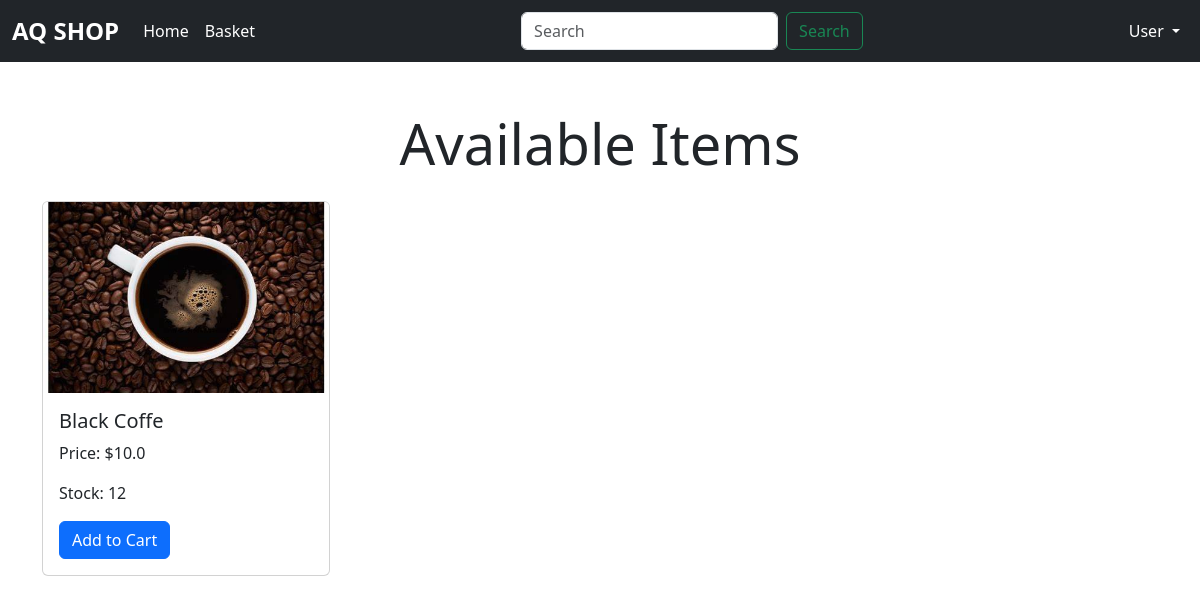
The app's page / (signed in), older data.
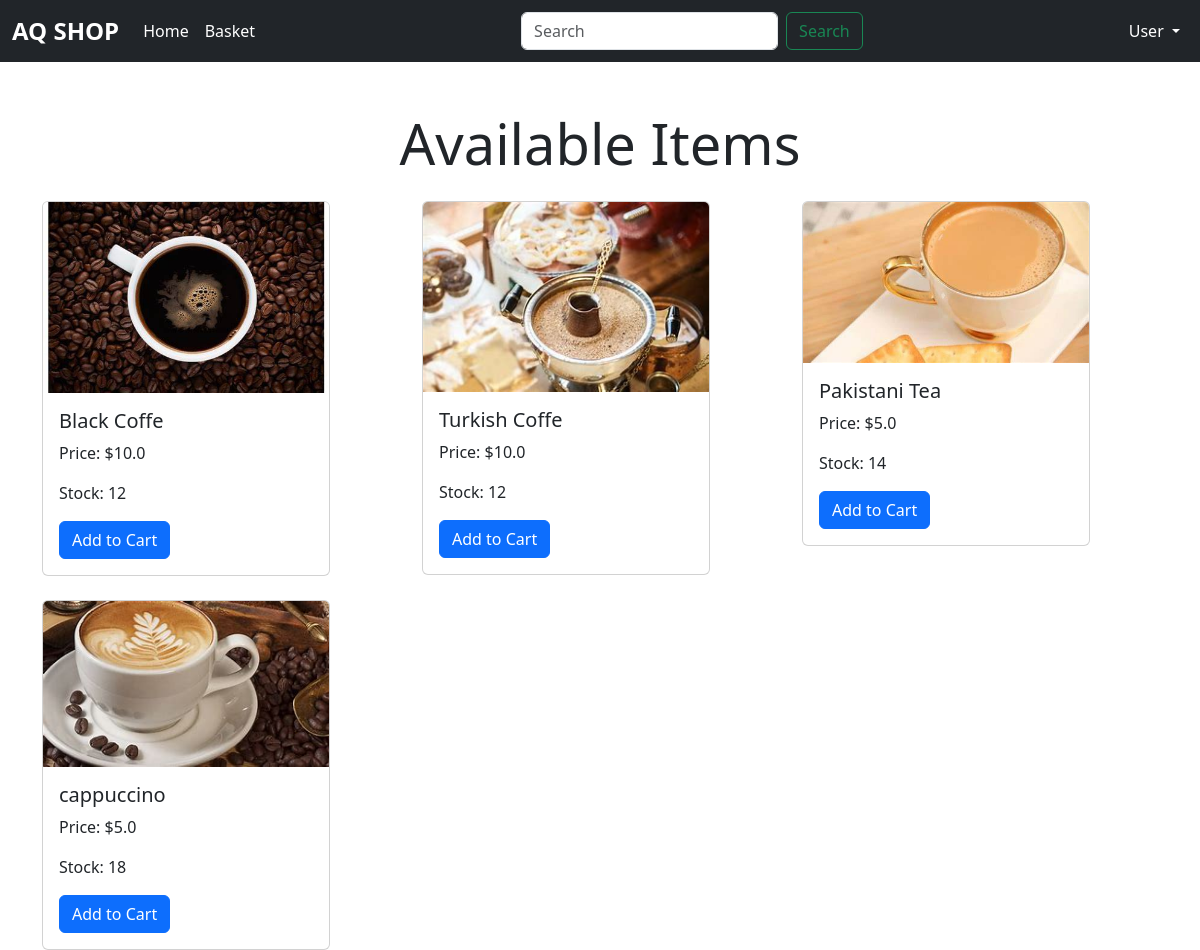
The same page, newer data.
### core/models.py (models this page shows)
class Coffe(models.Model):
    name = models.CharField(max_length=255)
    price = models.FloatField(default=0)
    stock = models.IntegerField(default=0)
    image = models.ImageField(upload_to='coffe_images/')

### core/views.py (the view)
# urls.py: 2. Add a URL to urlpatterns:  path('', views.home, name='home')
@login_required(login_url="login_page")
def home(request):
    coffee=  Coffe.objects.all()
    context = {
        "title":"Home",
        "items": coffee,
    }
    return render(request,"home.html",context)

### core/templates/home.html
{% extends "base.html" %} {% block body %}
<div class="container mt-5">
  <h1 class="text-center display-4 mb-4">Available Items</h1>
  <div class="row row-cols-1 row-cols-md-2 row-cols-lg-3 g-4">
    {% for coffee in items %}
    <div class="col">
      <div class="card" style="width: 18rem">
        <img
          src="{{ coffee.image.url }}"
          class="card-img-top"
          alt="{{ coffee.name }} Image"
        />
        <div class="card-body">
          <h5 class="card-title">{{coffee.name}}</h5>
          <p class="card-text">Price: ${{ coffee.price }}</p>
          <p class="card-text">Stock: {{ coffee.stock }}</p>
          <a href="#" class="btn btn-primary">Add to Cart</a>
        </div>
      </div>
    </div>
    {% endfor %}
  </div>
</div>
{% endblock body %}

### core/templates/base.html (shortened to what this page needs)
<!DOCTYPE html>
<html lang="en">
  <head>
    <link
      href="https://cdn.jsdelivr.net/npm/bootstrap@5.3.3/dist/css/bootstrap.min.css"
      rel="stylesheet"
    />
  </head>
  <body>
    <nav class="navbar navbar-expand-lg navbar-dark bg-dark">
      <div class="container-fluid">
        <a class="navbar-brand" href="#">AQ SHOP</a>
        <div class="collapse navbar-collapse" id="navbarSupportedContent">
          <ul class="navbar-nav me-auto mb-2 mb-lg-0">
            <li class="nav-item">
              <a class="nav-link active" aria-current="page" href="/">Home</a>
            </li>
            <li class="nav-item">
              <a class="nav-link" href="#">Basket</a>
            </li>
          </ul>
          <form class="d-flex" role="search">
            <input
              class="form-control me-2"
              type="search"
              placeholder="Search"
              aria-label="Search"
            />
            <button class="btn btn-outline-success" type="submit">
              Search
            </button>
          </form>
          <ul class="navbar-nav ms-auto mb-2 mb-lg-0">
            <li class="nav-item dropdown">
              <a
                class="nav-link dropdown-toggle"
                href="#"
                role="button"
                data-bs-toggle="dropdown"
                aria-expanded="false"
              >
              {% if user.is_authenicated %}
              {{user.get_username}}
              {% else %}
              User
              {% endif %}
              </a>
              </ul>
        </div>
      </div>
    </nav>
    {% block body %} {% endblock body%}
  </body>
</html>

### core/templates/base.html (style rules this page uses)
.navbar-dark .navbar-nav .nav-link { color: #fff; }
.navbar-brand { font-weight: bold; font-size: 1.5rem; }

Row changes from the older to the newer data that the page shows:
added Coffe: image (picture), name "Turkish Coffe", price "10.0", stock "12"
added Coffe: image (picture), name "Pakistani Tea", price "5.0", stock "14"
added Coffe: image (picture), name "cappuccino", price "5.0", stock "18"
